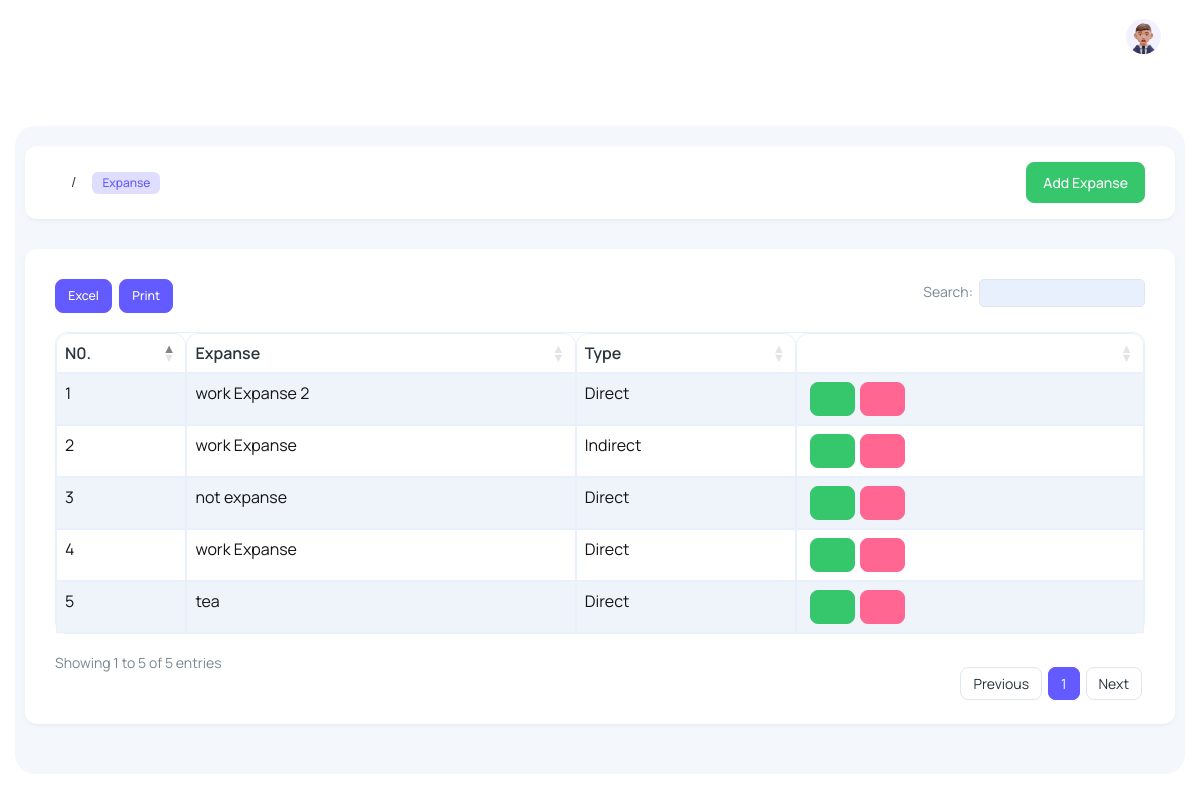
Screenshot of /Expanse (signed in) with the database file from the repository.
### main/models.py (models this page shows)
class ExpanseModel(models.Model):
    user = models.CharField(max_length=100,null=True, blank=True)
    Expanse = models.CharField(max_length=100,null=True,blank=True)
    Type = models.CharField(max_length=100,null=True, blank=True)

### main/views.py (the view)
# urls.py: path('Expanse',views.Expanse,name='Expanse'),
@login_required(login_url='Login')
def Expanse(request):
    if is_admin(request.user):
        data=ExpanseModel.objects.filter(user=request.user.username)
        return render(request,'admin/expanse.html',{'data':data})
    if is_user(request.user):
        data=ExpanseModel.objects.filter(user=request.user.username)
        return render(request,'expanse.html',{'data':data})

### main/views.py (called while the page is built)
def is_admin(user):
    data=User.objects.filter(is_superuser=True)
    for i in data:
        if str(i.username) == str(user):
            return True

### main/templates/admin/expanse.html (shortened to what this page needs)
﻿{% extends 'admin/main.html' %}
{% load static %}
{% block content %}
<div class="body-wrapper">
  <div class="container-fluid">
    <div class="card card-body py-3">
      <div class="row align-items-center">
        <div class="col-12">
          <div class="d-flex align-items-center justify-space-between">
            <nav aria-label="breadcrumb" class="">
              <ol class="breadcrumb">
                <li class="breadcrumb-item" aria-current="page">
                  <span class="badge fw-medium fs-2 bg-primary-subtle text-primary">
                    Expanse
                  </span>
                </li>
              </ol>
            </nav>
            <nav aria-label="breadcrumb" class="ms-auto">
              <ol class="breadcrumb">
                <a href="AddExpanse" class="btn btn-success">Add Expanse</a>
              </ol>
            </nav>
          </div>
        </div>
      </div>
    </div>
    <div class="datatables">
      <div class="card">
        <div class="card-body">
          <div class="table-responsive">
            <table id="file_export" class="table w-100 table-striped table-bordered display text-nowrap">
              <thead>
                <tr>
                  <th>N0.</th>
                  <th>Expanse</th>
                  <th>Type</th>
                  <th></th>
                </tr>
              </thead>
              <tbody>
                {% for i in data %}
                <tr>
                  <td>{{forloop.counter}}</td>
                  <td>{{i.Expanse}}</td>
                  <td>{{i.Type}}</td>
                  <td>
                    <a class="btn btn-success mr-3" href="/EditExpanse/{{i.id}}" style="margin-left: 5px;"><i class='ti ti-pencil'></i></a><a href="DeleteExpanse/{{i.id}}" style="margin-left: 5px;" class="btn btn-danger"><i class='ti ti-trash'></i></a>
                  </td>
                </tr>
                {% endfor %}
            </table>
          </div>
        </div>
      </div>
    </div>
  </div>
</div>
{% endblock content %}

### main/templates/admin/main.html (style rules this page uses)
.table-bordered { border: 0.5px solid #E8F0FE !important; box-shadow: #E8F0FE; color: black !important; }
table { border-radius: 12px !important; }
thead { border-radius: 12px !important; border-radius: 12px !important; }
th { border: 0.5px solid #E8F0FE !important; padding: 8px !important; border-top-left-radius: 12px !important; border-top-right-radius: 12px !important; }
td { border: 0.5px solid #E8F0FE !important; padding: 8px !important; color: rgb(20, 20, 20) !important; }
tbody { border-bottom-left-radius: 12px !important; border-bottom-right-radius: 12px !important; }

### rows the page displays
ExpanseModel: Expanse "work Expanse 2", Type "Direct"
ExpanseModel: Expanse "work Expanse", Type "Indirect"
ExpanseModel: Expanse "not expanse", Type "Direct"
ExpanseModel: Expanse "work Expanse", Type "Direct"
ExpanseModel: Expanse "tea", Type "Direct"
